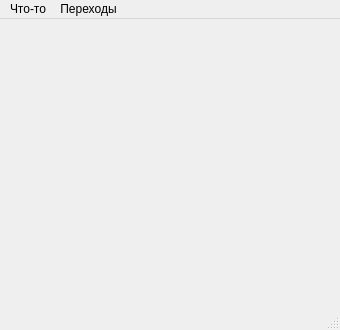
<?xml version="1.0" encoding="UTF-8"?>
<ui version="4.0">
 <class>Form2</class>
 <widget class="QMainWindow" name="Form2">
  <property name="geometry">
   <rect>
    <x>0</x>
    <y>0</y>
    <width>340</width>
    <height>330</height>
   </rect>
  </property>
  <property name="windowTitle">
   <string>Форма 2</string>
  </property>
  <widget class="QWidget" name="centralwidget"/>
  <widget class="QMenuBar" name="menubar">
   <property name="geometry">
    <rect>
     <x>0</x>
     <y>0</y>
     <width>340</width>
     <height>21</height>
    </rect>
   </property>
   <widget class="QMenu" name="menu">
    <property name="title">
     <string>Что-то</string>
    </property>
   </widget>
   <widget class="QMenu" name="menu_2">
    <property name="title">
     <string>Переходы</string>
    </property>
    <addaction name="gotoForm1"/>
   </widget>
   <addaction name="menu"/>
   <addaction name="menu_2"/>
  </widget>
  <widget class="QStatusBar" name="statusbar"/>
  <action name="gotoForm1">
   <property name="text">
    <string>Перейти на форму 1</string>
   </property>
  </action>
 </widget>
 <resources/>
 <connections/>
</ui>
